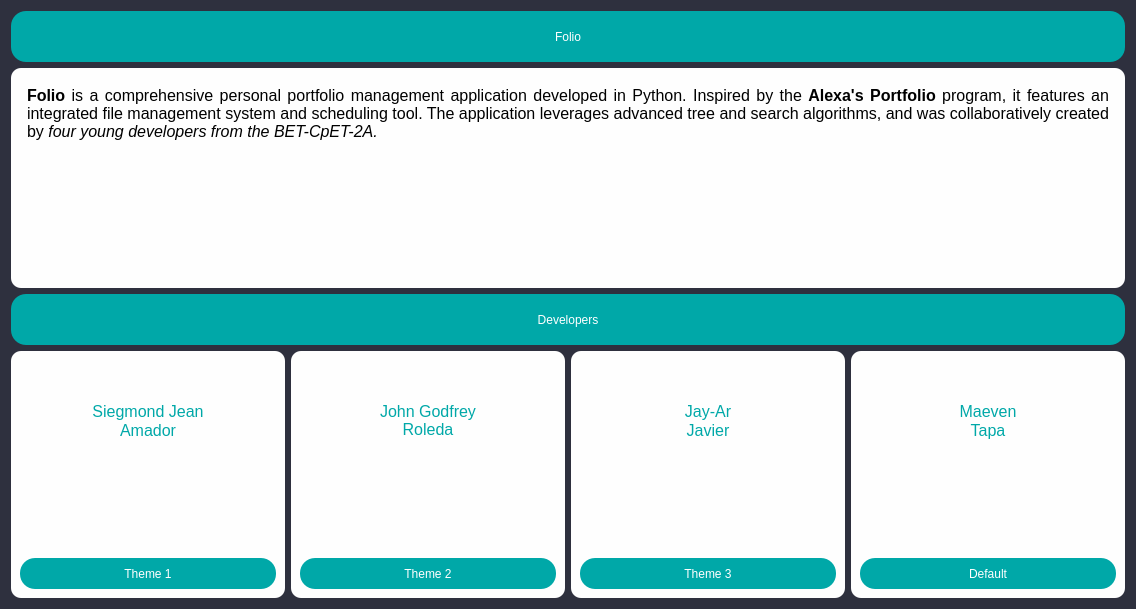
         <widget class="QWidget" name="home_page_2">
          <property name="styleSheet">
           <string notr="true">background-color: rgb(46, 48, 62);
border-radius: 10px;</string>
          </property>
          <layout class="QGridLayout" name="gridLayout_13">
           <item row="0" column="0" colspan="4">
            <widget class="QPushButton" name="home_btn">
             <property name="minimumSize">
              <size>
               <width>0</width>
               <height>51</height>
              </size>
             </property>
             <property name="cursor">
              <cursorShape>PointingHandCursor</cursorShape>
             </property>
             <property name="styleSheet">
              <string notr="true">QPushButton {
background-color: rgb(0, 168, 168);
color: rgb(255, 255, 255);
font: italic 28pt &quot;Brush Script MT&quot;;
border-radius: 15px;
}

QPushButton:hover {
background-color: rgb(255, 255, 255);
color: rgb(0, 168, 168);
font: italic 28pt &quot;Brush Script MT&quot;;
border-radius: 15px;
}

QPushButton:pressed {
background-color: rgb(0, 168, 168);
color: rgb(255, 255, 255);
}
</string>
             </property>
             <property name="text">
              <string>Folio</string>
             </property>
            </widget>
           </item>
           <item row="1" column="0" colspan="4">
            <widget class="QWidget" name="widget" native="true">
             <property name="minimumSize">
              <size>
               <width>503</width>
               <height>185</height>
              </size>
             </property>
             <property name="styleSheet">
              <string notr="true">background-color: rgb(254, 254, 254);
border-radius: 10px;</string>
             </property>
             <layout class="QGridLayout" name="gridLayout_5">
              <item row="1" column="0">
               <spacer name="horizontalSpacer_13">
                <property name="orientation">
                 <enum>Qt::Horizontal</enum>
                </property>
                <property name="sizeType">
                 <enum>QSizePolicy::Fixed</enum>
                </property>
                <property name="sizeHint" stdset="0">
                 <size>
                  <width>3</width>
                  <height>20</height>
                 </size>
                </property>
               </spacer>
              </item>
              <item row="2" column="1">
               <spacer name="verticalSpacer_3">
                <property name="orientation">
                 <enum>Qt::Vertical</enum>
                </property>
                <property name="sizeType">
                 <enum>QSizePolicy::Fixed</enum>
                </property>
                <property name="sizeHint" stdset="0">
                 <size>
                  <width>20</width>
                  <height>5</height>
                 </size>
                </property>
               </spacer>
              </item>
              <item row="0" column="1">
               <spacer name="verticalSpacer_4">
                <property name="orientation">
                 <enum>Qt::Vertical</enum>
                </property>
                <property name="sizeType">
                 <enum>QSizePolicy::Fixed</enum>
                </property>
                <property name="sizeHint" stdset="0">
                 <size>
                  <width>20</width>
                  <height>5</height>
                 </size>
                </property>
               </spacer>
              </item>
              <item row="1" column="2">
               <spacer name="horizontalSpacer_14">
                <property name="orientation">
                 <enum>Qt::Horizontal</enum>
                </property>
                <property name="sizeType">
                 <enum>QSizePolicy::Fixed</enum>
                </property>
                <property name="sizeHint" stdset="0">
                 <size>
                  <width>3</width>
                  <height>20</height>
                 </size>
                </property>
               </spacer>
              </item>
              <item row="1" column="1">
               <widget class="QTextBrowser" name="textBrowser">
                <property name="minimumSize">
                 <size>
                  <width>461</width>
                  <height>141</height>
                 </size>
                </property>
                <property name="font">
                 <font>
                  <family>Arial</family>
                 </font>
                </property>
                <property name="styleSheet">
                 <string notr="true"/>
                </property>
                <property name="html">
                 <string>&lt;!DOCTYPE HTML PUBLIC &quot;-//W3C//DTD HTML 4.0//EN&quot; &quot;http://www.w3.org/TR/REC-html40/strict.dtd&quot;&gt;
&lt;html&gt;&lt;head&gt;&lt;meta name=&quot;qrichtext&quot; content=&quot;1&quot; /&gt;&lt;style type=&quot;text/css&quot;&gt;
p, li { white-space: pre-wrap; }
&lt;/style&gt;&lt;/head&gt;&lt;body style=&quot; font-family:'Arial'; font-size:8.25pt; font-weight:400; font-style:normal;&quot;&gt;
&lt;p align=&quot;justify&quot; style=&quot; margin-top:0px; margin-bottom:0px; margin-left:0px; margin-right:0px; -qt-block-indent:0; text-indent:0px;&quot;&gt;&lt;span style=&quot; font-family:'Courier New'; font-size:12pt; font-weight:600;&quot;&gt;Folio&lt;/span&gt;&lt;span style=&quot; font-family:'Courier New'; font-size:12pt;&quot;&gt; is a comprehensive personal portfolio management application developed in Python. Inspired by the &lt;/span&gt;&lt;span style=&quot; font-family:'Courier New'; font-size:12pt; font-weight:600;&quot;&gt;Alexa's Portfolio&lt;/span&gt;&lt;span style=&quot; font-family:'Courier New'; font-size:12pt;&quot;&gt; program, it features an integrated file management system and scheduling tool. The application leverages advanced tree and search algorithms, and was collaboratively created by &lt;/span&gt;&lt;span style=&quot; font-family:'Courier New'; font-size:12pt; font-style:italic;&quot;&gt;four young developers from the BET-CpET-2A.&lt;/span&gt;&lt;/p&gt;&lt;/body&gt;&lt;/html&gt;</string>
                </property>
               </widget>
              </item>
             </layout>
            </widget>
           </item>
           <item row="2" column="0" colspan="4">
            <widget class="QPushButton" name="home_btn_2">
             <property name="minimumSize">
              <size>
               <width>0</width>
               <height>51</height>
              </size>
             </property>
             <property name="styleSheet">
              <string notr="true">QPushButton {
background-color: rgb(0, 168, 168);
color: rgb(255, 255, 255);
font: italic 28pt &quot;Brush Script MT&quot;;
border-radius: 15px;
}

QPushButton:hover {
background-color: rgb(255, 255, 255);
color: rgb(0, 168, 168);
font: italic 28pt &quot;Brush Script MT&quot;;
border-radius: 15px;
}

QPushButton:pressed {
background-color:rgb(0, 168, 168);
color: rgb(255, 255, 255);
}
</string>
             </property>
             <property name="text">
              <string>Developers</string>
             </property>
            </widget>
           </item>
           <item row="3" column="0">
            <widget class="QWidget" name="widget_2" native="true">
             <property name="minimumSize">
              <size>
               <width>121</width>
               <height>0</height>
              </size>
             </property>
             <property name="styleSheet">
              <string notr="true">background-color: rgb(254, 254, 254);
color: rgb(0, 168, 168);
border-radius: 10px;</string>
             </property>
             <layout class="QGridLayout" name="gridLayout_6">
              <item row="0" column="0">
               <widget class="QTextBrowser" name="textBrowser_2">
                <property name="minimumSize">
                 <size>
                  <width>101</width>
                  <height>29</height>
                 </size>
                </property>
                <property name="html">
                 <string>&lt;!DOCTYPE HTML PUBLIC &quot;-//W3C//DTD HTML 4.0//EN&quot; &quot;http://www.w3.org/TR/REC-html40/strict.dtd&quot;&gt;
&lt;html&gt;&lt;head&gt;&lt;meta name=&quot;qrichtext&quot; content=&quot;1&quot; /&gt;&lt;style type=&quot;text/css&quot;&gt;
p, li { white-space: pre-wrap; }
&lt;/style&gt;&lt;/head&gt;&lt;body style=&quot; font-family:'MS Shell Dlg 2'; font-size:8.25pt; font-weight:400; font-style:normal;&quot;&gt;
&lt;p align=&quot;center&quot; style=&quot;-qt-paragraph-type:empty; margin-top:0px; margin-bottom:0px; margin-left:0px; margin-right:0px; -qt-block-indent:0; text-indent:0px; font-size:12pt;&quot;&gt;&lt;br /&gt;&lt;/p&gt;
&lt;p align=&quot;center&quot; style=&quot;-qt-paragraph-type:empty; margin-top:0px; margin-bottom:0px; margin-left:0px; margin-right:0px; -qt-block-indent:0; text-indent:0px; font-size:12pt;&quot;&gt;&lt;br /&gt;&lt;/p&gt;
&lt;p align=&quot;center&quot; style=&quot; margin-top:0px; margin-bottom:0px; margin-left:0px; margin-right:0px; -qt-block-indent:0; text-indent:0px;&quot;&gt;&lt;span style=&quot; font-family:'Brush Script MT'; font-size:12pt;&quot;&gt;Siegmond Jean&lt;/span&gt;&lt;/p&gt;
&lt;p align=&quot;center&quot; style=&quot; margin-top:0px; margin-bottom:0px; margin-left:0px; margin-right:0px; -qt-block-indent:0; text-indent:0px;&quot;&gt;&lt;span style=&quot; font-family:'Brush Script MT'; font-size:12pt;&quot;&gt;Amador&lt;/span&gt;&lt;/p&gt;&lt;/body&gt;&lt;/html&gt;</string>
                </property>
               </widget>
              </item>
              <item row="1" column="0">
               <widget class="QPushButton" name="theme1_btn">
                <property name="minimumSize">
                 <size>
                  <width>101</width>
                  <height>31</height>
                 </size>
                </property>
                <property name="styleSheet">
                 <string notr="true">QPushButton {
background-color: rgb(0, 168, 168);
color: rgb(255, 255, 255);
font: italic 12pt &quot;Brush Script MT&quot;;
border-radius: 15px;
}

QPushButton:hover {
background-color: rgb(0, 234, 234);
color:  rgb(39, 41, 56);
font: italic 12pt &quot;Brush Script MT&quot;;
border-radius: 15px;
}

QPushButton:pressed {
background-color: rgb(0, 168, 168);
color: rgb(255, 255, 255);
}
</string>
                </property>
                <property name="text">
                 <string>Theme 1</string>
                </property>
               </widget>
              </item>
             </layout>
            </widget>
           </item>
           <item row="3" column="1">
            <widget class="QWidget" name="widget_3" native="true">
             <property name="minimumSize">
              <size>
               <width>122</width>
               <height>0</height>
              </size>
             </property>
             <property name="styleSheet">
              <string notr="true">background-color: rgb(254, 254, 254);
color: rgb(37, 39, 54);
border-radius: 10px;</string>
             </property>
             <layout class="QGridLayout" name="gridLayout_7">
              <item row="0" column="0">
               <widget class="QTextBrowser" name="textBrowser_3">
                <property name="minimumSize">
                 <size>
                  <width>101</width>
                  <height>29</height>
                 </size>
                </property>
                <property name="styleSheet">
                 <string notr="true">background-color: rgb(254, 254, 254);
color: rgb(0, 168, 168);
border-radius: 10px;</string>
                </property>
                <property name="html">
                 <string>&lt;!DOCTYPE HTML PUBLIC &quot;-//W3C//DTD HTML 4.0//EN&quot; &quot;http://www.w3.org/TR/REC-html40/strict.dtd&quot;&gt;
&lt;html&gt;&lt;head&gt;&lt;meta name=&quot;qrichtext&quot; content=&quot;1&quot; /&gt;&lt;style type=&quot;text/css&quot;&gt;
p, li { white-space: pre-wrap; }
&lt;/style&gt;&lt;/head&gt;&lt;body style=&quot; font-family:'MS Shell Dlg 2'; font-size:8.25pt; font-weight:400; font-style:normal;&quot;&gt;
&lt;p align=&quot;center&quot; style=&quot;-qt-paragraph-type:empty; margin-top:0px; margin-bottom:0px; margin-left:0px; margin-right:0px; -qt-block-indent:0; text-indent:0px; font-size:12pt;&quot;&gt;&lt;br /&gt;&lt;/p&gt;
&lt;p align=&quot;center&quot; style=&quot;-qt-paragraph-type:empty; margin-top:0px; margin-bottom:0px; margin-left:0px; margin-right:0px; -qt-block-indent:0; text-indent:0px; font-size:12pt;&quot;&gt;&lt;br /&gt;&lt;/p&gt;
&lt;p align=&quot;center&quot; style=&quot; margin-top:0px; margin-bottom:0px; margin-left:0px; margin-right:0px; -qt-block-indent:0; text-indent:0px;&quot;&gt;&lt;span style=&quot; font-family:'Brush Script MT'; font-size:12pt;&quot;&gt;John Godfrey&lt;br /&gt;Roleda&lt;/span&gt;&lt;/p&gt;&lt;/body&gt;&lt;/html&gt;</string>
                </property>
               </widget>
              </item>
              <item row="1" column="0">
               <widget class="QPushButton" name="theme2_btn">
                <property name="minimumSize">
                 <size>
                  <width>101</width>
                  <height>31</height>
                 </size>
                </property>
                <property name="styleSheet">
                 <string notr="true">QPushButton {
background-color: rgb(0, 168, 168);
color: rgb(255, 255, 255);
font: italic 12pt &quot;Brush Script MT&quot;;
border-radius: 15px;
}

QPushButton:hover {
background-color: #C29979;
color: rgb(255, 255, 255);
font: italic 12pt &quot;Brush Script MT&quot;;
border-radius: 15px;
}

QPushButton:pressed {
background-color: rgb(0, 168, 168);
color: rgb(255, 255, 255);
}
</string>
                </property>
                <property name="text">
                 <string>Theme 2</string>
                </property>
               </widget>
              </item>
             </layout>
            </widget>
           </item>
           <item row="3" column="2">
            <widget class="QWidget" name="widget_4" native="true">
             <property name="minimumSize">
              <size>
               <width>121</width>
               <height>0</height>
              </size>
             </property>
             <property name="styleSheet">
              <string notr="true">background-color: rgb(254, 254, 254);
color: rgb(37, 39, 54);
border-radius: 10px;</string>
             </property>
             <layout class="QGridLayout" name="gridLayout_11">
              <item row="0" column="0">
               <widget class="QTextBrowser" name="textBrowser_4">
                <property name="minimumSize">
                 <size>
                  <width>101</width>
                  <height>29</height>
                 </size>
                </property>
                <property name="styleSheet">
                 <string notr="true">background-color: rgb(254, 254, 254);
color: rgb(0, 168, 168);
border-radius: 10px;</string>
                </property>
                <property name="html">
                 <string>&lt;!DOCTYPE HTML PUBLIC &quot;-//W3C//DTD HTML 4.0//EN&quot; &quot;http://www.w3.org/TR/REC-html40/strict.dtd&quot;&gt;
&lt;html&gt;&lt;head&gt;&lt;meta name=&quot;qrichtext&quot; content=&quot;1&quot; /&gt;&lt;style type=&quot;text/css&quot;&gt;
p, li { white-space: pre-wrap; }
&lt;/style&gt;&lt;/head&gt;&lt;body style=&quot; font-family:'MS Shell Dlg 2'; font-size:8.25pt; font-weight:400; font-style:normal;&quot;&gt;
&lt;p align=&quot;center&quot; style=&quot;-qt-paragraph-type:empty; margin-top:0px; margin-bottom:0px; margin-left:0px; margin-right:0px; -qt-block-indent:0; text-indent:0px; font-size:12pt;&quot;&gt;&lt;br /&gt;&lt;/p&gt;
&lt;p align=&quot;center&quot; style=&quot;-qt-paragraph-type:empty; margin-top:0px; margin-bottom:0px; margin-left:0px; margin-right:0px; -qt-block-indent:0; text-indent:0px; font-size:12pt;&quot;&gt;&lt;br /&gt;&lt;/p&gt;
&lt;p align=&quot;center&quot; style=&quot; margin-top:0px; margin-bottom:0px; margin-left:0px; margin-right:0px; -qt-block-indent:0; text-indent:0px;&quot;&gt;&lt;span style=&quot; font-family:'Brush Script MT'; font-size:12pt;&quot;&gt;Jay-Ar&lt;/span&gt;&lt;/p&gt;
&lt;p align=&quot;center&quot; style=&quot; margin-top:0px; margin-bottom:0px; margin-left:0px; margin-right:0px; -qt-block-indent:0; text-indent:0px;&quot;&gt;&lt;span style=&quot; font-family:'Brush Script MT'; font-size:12pt;&quot;&gt;Javier&lt;/span&gt;&lt;/p&gt;&lt;/body&gt;&lt;/html&gt;</string>
                </property>
               </widget>
              </item>
              <item row="1" column="0">
               <widget class="QPushButton" name="theme3_btn">
                <property name="minimumSize">
                 <size>
                  <width>101</width>
                  <height>31</height>
                 </size>
                </property>
                <property name="styleSheet">
                 <string notr="true">QPushButton {
background-color: rgb(0, 168, 168);
color: rgb(255, 255, 255);
font: italic 12pt &quot;Brush Script MT&quot;;
border-radius: 15px;
}

QPushButton:hover {
background-color: rgb(252, 56, 155);
color: rgb(255, 255, 255);
font: italic 12pt &quot;Brush Script MT&quot;;
border-radius: 15px;
}

QPushButton:pressed {
background-color: rgb(0, 168, 168);
color: rgb(255, 255, 255);
}
</string>
                </property>
                <property name="text">
                 <string>Theme 3</string>
                </property>
               </widget>
              </item>
             </layout>
            </widget>
           </item>
           <item row="3" column="3">
            <widget class="QWidget" name="widget_5" native="true">
             <property name="minimumSize">
              <size>
               <width>121</width>
               <height>0</height>
              </size>
             </property>
             <property name="cursor">
              <cursorShape>ClosedHandCursor</cursorShape>
             </property>
             <property name="styleSheet">
              <string notr="true">background-color: rgb(254, 254, 254);
color: rgb(37, 39, 54);
border-radius: 10px;</string>
             </property>
             <layout class="QGridLayout" name="gridLayout_12">
              <item row="0" column="0">
               <widget class="QTextBrowser" name="textBrowser_5">
                <property name="minimumSize">
                 <size>
                  <width>101</width>
                  <height>29</height>
                 </size>
                </property>
                <property name="cursor" stdset="0">
                 <cursorShape>ClosedHandCursor</cursorShape>
                </property>
                <property name="styleSheet">
                 <string notr="true">background-color: rgb(254, 254, 254);
color: rgb(0, 168, 168);
border-radius: 10px;</string>
                </property>
                <property name="html">
                 <string>&lt;!DOCTYPE HTML PUBLIC &quot;-//W3C//DTD HTML 4.0//EN&quot; &quot;http://www.w3.org/TR/REC-html40/strict.dtd&quot;&gt;
&lt;html&gt;&lt;head&gt;&lt;meta name=&quot;qrichtext&quot; content=&quot;1&quot; /&gt;&lt;style type=&quot;text/css&quot;&gt;
p, li { white-space: pre-wrap; }
&lt;/style&gt;&lt;/head&gt;&lt;body style=&quot; font-family:'MS Shell Dlg 2'; font-size:8.25pt; font-weight:400; font-style:normal;&quot;&gt;
&lt;p align=&quot;center&quot; style=&quot;-qt-paragraph-type:empty; margin-top:0px; margin-bottom:0px; margin-left:0px; margin-right:0px; -qt-block-indent:0; text-indent:0px; font-size:12pt;&quot;&gt;&lt;br /&gt;&lt;/p&gt;
&lt;p align=&quot;center&quot; style=&quot;-qt-paragraph-type:empty; margin-top:0px; margin-bottom:0px; margin-left:0px; margin-right:0px; -qt-block-indent:0; text-indent:0px; font-size:12pt;&quot;&gt;&lt;br /&gt;&lt;/p&gt;
&lt;p align=&quot;center&quot; style=&quot; margin-top:0px; margin-bottom:0px; margin-left:0px; margin-right:0px; -qt-block-indent:0; text-indent:0px;&quot;&gt;&lt;span style=&quot; font-family:'Brush Script MT'; font-size:12pt;&quot;&gt;Maeven&lt;/span&gt;&lt;/p&gt;
&lt;p align=&quot;center&quot; style=&quot; margin-top:0px; margin-bottom:0px; margin-left:0px; margin-right:0px; -qt-block-indent:0; text-indent:0px;&quot;&gt;&lt;span style=&quot; font-family:'Brush Script MT'; font-size:12pt;&quot;&gt;Tapa&lt;/span&gt;&lt;/p&gt;&lt;/body&gt;&lt;/html&gt;</string>
                </property>
               </widget>
              </item>
              <item row="1" column="0">
               <widget class="QPushButton" name="theme_btn">
                <property name="minimumSize">
                 <size>
                  <width>101</width>
                  <height>31</height>
                 </size>
                </property>
                <property name="styleSheet">
                 <string notr="true">QPushButton {
background-color: rgb(0, 168, 168);
color: rgb(255, 255, 255);
font: italic 12pt &quot;Brush Script MT&quot;;
border-radius: 15px;
}

QPushButton:hover {
background-color: #2E303E;
color: #646670;
font: italic 12pt &quot;Brush Script MT&quot;;
border-radius: 15px;
}

QPushButton:pressed {
background-color: rgb(0, 168, 168);
color: rgb(255, 255, 255);
}
</string>
                </property>
                <property name="text">
                 <string>Default</string>
                </property>
               </widget>
              </item>
             </layout>
            </widget>
           </item>
          </layout>
         </widget>
